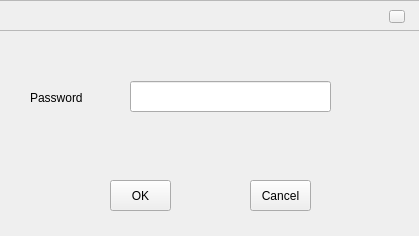
<?xml version="1.0" encoding="UTF-8"?>
<ui version="4.0">
 <class>PasswordUI</class>
 <widget class="QWidget" name="PasswordUI">
  <property name="geometry">
   <rect>
    <x>0</x>
    <y>0</y>
    <width>419</width>
    <height>236</height>
   </rect>
  </property>
  <property name="windowTitle">
   <string>Form</string>
  </property>
  <widget class="QFrame" name="frame_title">
   <property name="geometry">
    <rect>
     <x>-1</x>
     <y>0</y>
     <width>421</width>
     <height>31</height>
    </rect>
   </property>
   <property name="frameShape">
    <enum>QFrame::StyledPanel</enum>
   </property>
   <property name="frameShadow">
    <enum>QFrame::Raised</enum>
   </property>
   <widget class="QPushButton" name="btn_exit">
    <property name="geometry">
     <rect>
      <x>390</x>
      <y>10</y>
      <width>16</width>
      <height>13</height>
     </rect>
    </property>
    <property name="styleSheet">
     <string notr="true">border-image: url(:/image1/x.png);</string>
    </property>
    <property name="text">
     <string/>
    </property>
   </widget>
  </widget>
  <widget class="QLabel" name="label_pass">
   <property name="geometry">
    <rect>
     <x>30</x>
     <y>90</y>
     <width>81</width>
     <height>16</height>
    </rect>
   </property>
   <property name="text">
    <string>Password</string>
   </property>
  </widget>
  <widget class="QLineEdit" name="lineEdit_pass">
   <property name="geometry">
    <rect>
     <x>130</x>
     <y>81</y>
     <width>201</width>
     <height>31</height>
    </rect>
   </property>
  </widget>
  <widget class="QPushButton" name="btn_OK">
   <property name="geometry">
    <rect>
     <x>110</x>
     <y>180</y>
     <width>61</width>
     <height>31</height>
    </rect>
   </property>
   <property name="text">
    <string>OK</string>
   </property>
  </widget>
  <widget class="QPushButton" name="btn_Cancel">
   <property name="geometry">
    <rect>
     <x>250</x>
     <y>180</y>
     <width>61</width>
     <height>31</height>
    </rect>
   </property>
   <property name="text">
    <string>Cancel</string>
   </property>
  </widget>
 </widget>
 <resources/>
 <connections/>
</ui>
